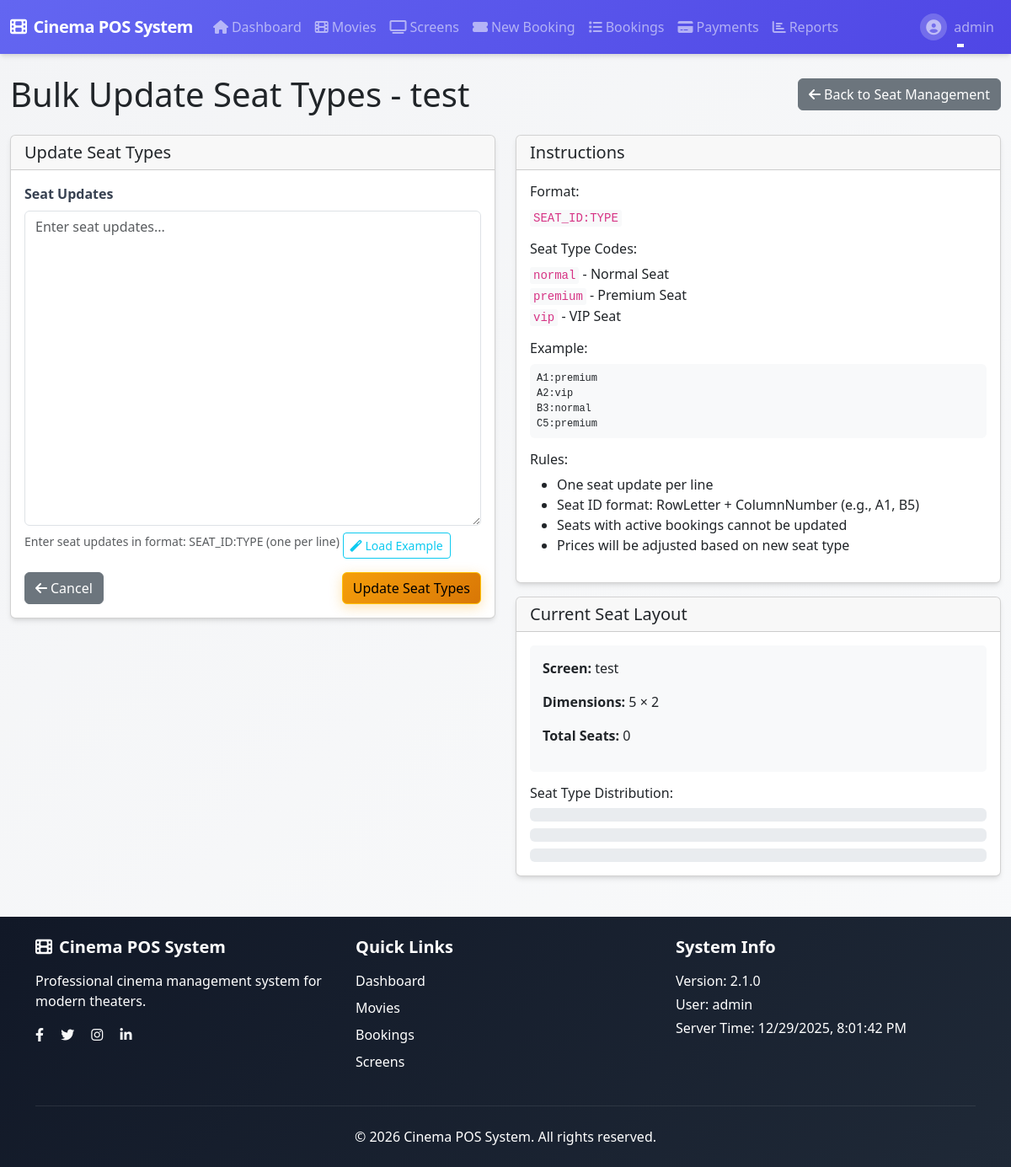
Page /screens/3/seats/bulk-update-types (signed in) on the committed database.
### app/auth/models.py (models this page shows, shortened)
class User(UserMixin, db.Model):
    id = db.Column(db.Integer, primary_key=True)
    username = db.Column(db.String(64), index=True, unique=True, nullable=False,
                       comment="Unique username for login")
    email = db.Column(db.String(120), index=True, unique=True, nullable=False,
                      comment="Unique email address")
    password_hash = db.Column(db.String(128), nullable=False,
                            comment="Hashed password")
    role = db.Column(db.Enum('admin', 'cashier', name='user_roles'), default='cashier', nullable=False,
                    comment="Primary user role for permissions (for shared accounts, this is the default role)")
    assigned_roles = db.Column(db.Text, nullable=True,
                             comment="JSON array of assigned roles for shared accounts (e.g., ['admin', 'cashier'])")
    is_shared_account = db.Column(db.Boolean, default=False, nullable=False,
                                comment="Whether this is a shared account that can be used by multiple roles")
    last_login = db.Column(db.DateTime, default=None,
                         comment="Timestamp of last login")
    is_active = db.Column(db.Boolean, default=True, nullable=False,
                        comment="Whether user account is active")
    created_at = db.Column(db.DateTime, default=datetime.utcnow, nullable=False,
                          comment="Account creation timestamp")
    created_by = db.Column(db.Integer, db.ForeignKey('user.id'), default=None,
                         comment="ID of user who created this account")
    updated_at = db.Column(db.DateTime, default=datetime.utcnow, onupdate=datetime.utcnow,
                          comment="Last update timestamp")
    updated_by = db.Column(db.Integer, db.ForeignKey('user.id'), default=None,
                         comment="ID of user who last updated this account")
    bookings = db.relationship('Booking', backref='user', lazy=True)
    __table_args__ = (
        db.CheckConstraint('length(username) >= 3', name='check_username_length'),
        db.CheckConstraint('length(email) >= 5', name='check_email_length'),
        db.CheckConstraint("email ~* '^[A-Za-z0-9._%+-]+@[A-Za-z0-9.-]+\\.[A-Za-z]{2,}$'", name='check_email_format'),
        db.CheckConstraint("username ~* '^[a-zA-Z0-9_]+$'", name='check_username_format'),
        db.CheckConstraint("role IN ('admin', 'cashier')", name='check_role_values'),
        db.Index('idx_user_email_active', 'email', 'is_active'),
        db.Index('idx_user_username_active', 'username', 'is_active'),
    )
    def is_admin(self):
        from flask import session
        current_role = session.get('current_role')
        if current_role:
            return current_role == 'admin'
        return self.role == 'admin'

### app/screens/models.py (models this page shows, shortened)
class Screen(db.Model):
    id = db.Column(db.Integer, primary_key=True)
    name = db.Column(db.String(50), nullable=False)
    total_rows = db.Column(db.Integer, nullable=False)
    total_columns = db.Column(db.Integer, nullable=False)
    seats = db.relationship('Seat', backref='screen', lazy=True)
    shows = db.relationship('Show', backref='screen', lazy=True)
    def get_seat_count_by_type(self):
        from app.database import db
        normal_count = db.session.query(Seat).filter(
            Seat.screen_id == self.id,
            Seat.type == 'normal'
        ).count()
        premium_count = db.session.query(Seat).filter(
            Seat.screen_id == self.id,
            Seat.type == 'premium'
        ).count()
        vip_count = db.session.query(Seat).filter(
            Seat.screen_id == self.id,
            Seat.type == 'vip'
        ).count()
        return {
            'normal': normal_count,
            'premium': premium_count,
            'vip': vip_count,
            'total': normal_count + premium_count + vip_count
        }

### app/screens/routes.py (the view, shortened to what this page needs)
@bp.route('/<int:screen_id>/seats/bulk-update-types', methods=['GET', 'POST'])
@login_required
@admin_required
def bulk_update_seat_types(screen_id):
    screen = Screen.query.get_or_404(screen_id)
    form = BulkUpdateSeatTypesForm()
    form.screen_id.data = screen_id
    return render_template('screens/bulk_update_types.html',
                          title=f'Bulk Update Seat Types - {screen.name}',
                          form=form,
                          screen=screen)

### app/screens/forms.py
class BulkUpdateSeatTypesForm(FlaskForm):
    screen_id = HiddenField('Screen ID', validators=[DataRequired()])
    seat_updates = TextAreaField('Seat Updates', validators=[DataRequired()],
                                description='Enter seat updates in format: SEAT_ID:TYPE (one per line, e.g., A1:premium, B5:vip)')
    submit = SubmitField('Update Seat Types')

### app/__init__.py (called while the page is built)
@login_manager.user_loader
def load_user(user_id):
    from app.auth.models import User
    return User.query.get(int(user_id))

### templates/screens/bulk_update_types.html (shortened to what this page needs)
{% extends "base.html" %}
{% block content %}
<div class="row">
    <div class="col-12">
        <div class="d-flex justify-content-between align-items-center mb-4">
            <h1 class="mb-0">Bulk Update Seat Types - {{ screen.name }}</h1>
            <a href="{{ url_for('screens.manage_seats', screen_id=screen.id) }}" class="btn btn-secondary">
                <i class="fas fa-arrow-left me-1"></i>Back to Seat Management
            </a>
        </div>
        <div class="row">
            <div class="col-md-6">
                <div class="card">
                    <div class="card-header">
                        <h5 class="mb-0">Update Seat Types</h5>
                    </div>
                    <div class="card-body">
                        <form method="POST" action="{{ url_for('screens.bulk_update_seat_types', screen_id=screen.id) }}">
                            <div class="mb-3">
                                {{ form.seat_updates.label(class="form-label") }}
                                {{ form.seat_updates(class="form-control", rows="15", placeholder="Enter seat updates...") }}
                                <small class="form-text text-muted">
                                    Enter seat updates in format: SEAT_ID:TYPE (one per line)
                                </small>
                            </div>
                            <div class="d-flex justify-content-between">
                                <a href="{{ url_for('screens.manage_seats', screen_id=screen.id) }}" class="btn btn-secondary">
                                    <i class="fas fa-arrow-left me-1"></i>Cancel
                                </a>
                                {{ form.submit(class="btn btn-warning") }}
                            </div>
                        </form>
                    </div>
                </div>
            </div>
            <div class="col-md-6">
                <div class="card">
                    <div class="card-header">
                        <h5 class="mb-0">Instructions</h5>
                    </div>
                    <div class="card-body">
                        <div class="instructions">
                            <h6>Format:</h6>
                            <code>SEAT_ID:TYPE</code>
                            <h6 class="mt-3">Seat Type Codes:</h6>
                            <ul class="list-unstyled">
                                <li><code>normal</code> - Normal Seat</li>
                                <li><code>premium</code> - Premium Seat</li>
                                <li><code>vip</code> - VIP Seat</li>
                            </ul>
                            <h6 class="mt-3">Example:</h6>
                            <pre class="bg-light p-2 rounded">A1:premium
A2:vip
B3:normal
C5:premium</pre>
                            <h6 class="mt-3">Rules:</h6>
                            <ul>
                                <li>One seat update per line</li>
                                <li>Seat ID format: RowLetter + ColumnNumber (e.g., A1, B5)</li>
                                <li>Seats with active bookings cannot be updated</li>
                                <li>Prices will be adjusted based on new seat type</li>
                            </ul>
                        </div>
                    </div>
                </div>
                <div class="card mt-3">
                    <div class="card-header">
                        <h5 class="mb-0">Current Seat Layout</h5>
                    </div>
                    <div class="card-body">
                        <div class="screen-info">
                            <p><strong>Screen:</strong> {{ screen.name }}</p>
                            <p><strong>Dimensions:</strong> {{ screen.total_rows }} × {{ screen.total_columns }}</p>
                            <p><strong>Total Seats:</strong> {{ screen.seats|length }}</p>
                        </div>
                        <div class="mt-3">
                            <h6>Seat Type Distribution:</h6>
                            {% set seat_counts = screen.get_seat_count_by_type() %}
                            <div class="progress mb-2">
                            </div>
                            <div class="progress mb-2">
                            </div>
                            <div class="progress">
                            </div>
                        </div>
                    </div>
                </div>
            </div>
        </div>
    </div>
</div>
{% endblock %}

### templates/base.html (shortened to what this page needs)
<!DOCTYPE html>
<html lang="en">
<head>
    <link rel="stylesheet" href="{{ url_for('static', filename='css/style.css') }}">
    <link href="https://cdn.jsdelivr.net/npm/bootstrap@5.3.0/dist/css/bootstrap.min.css" rel="stylesheet">
    <link rel="stylesheet" href="https://cdnjs.cloudflare.com/ajax/libs/font-awesome/6.4.0/css/all.min.css">
    <link rel="stylesheet" href="https://cdnjs.cloudflare.com/ajax/libs/animate.css/4.1.1/animate.min.css">
</head>
<body>
    <header>
        <nav class="navbar navbar-expand-lg navbar-dark bg-gradient-primary">
            <div class="container-fluid">
                <a class="navbar-brand fw-bold" href="{{ url_for('index') }}">
                    <i class="fas fa-film me-2"></i>{{ app_name }}
                </a>
                <div class="collapse navbar-collapse" id="navbarNav">
                    {% if current_user.is_authenticated %}
                    <ul class="navbar-nav me-auto">
                        <li class="nav-item">
                            <a class="nav-link" href="{{ url_for('index') }}">
                                <i class="fas fa-home me-1"></i>Dashboard
                            </a>
                        </li>
                        <li class="nav-item">
                            <a class="nav-link" href="{{ url_for('movies.index') }}">
                                <i class="fas fa-film me-1"></i>Movies
                            </a>
                        </li>
                        <li class="nav-item">
                            <a class="nav-link" href="{{ url_for('screens.index') }}">
                                <i class="fas fa-tv me-1"></i>Screens
                            </a>
                        </li>
                        <li class="nav-item">
                            <a class="nav-link" href="{{ url_for('bookings.new') }}">
                                <i class="fas fa-ticket-alt me-1"></i>New Booking
                            </a>
                        </li>
                        <li class="nav-item">
                            <a class="nav-link" href="{{ url_for('bookings.index') }}">
                                <i class="fas fa-list me-1"></i>Bookings
                            </a>
                        </li>
                        <li class="nav-item">
                            <a class="nav-link" href="{{ url_for('payments.index') }}">
                                <i class="fas fa-credit-card me-1"></i>Payments
                            </a>
                        </li>
                        {% if current_user.role == 'admin' %}
                        <li class="nav-item">
                            <a class="nav-link" href="{{ url_for('reports.index') }}">
                                <i class="fas fa-chart-bar me-1"></i>Reports
                            </a>
                        </li>
                        {% endif %}
                    </ul>
                    {% endif %}
                    <ul class="navbar-nav">
                        {% if current_user.is_authenticated %}
                        <li class="nav-item dropdown">
                            <a class="nav-link dropdown-toggle d-flex align-items-center" href="#" id="navbarDropdown" role="button" data-bs-toggle="dropdown">
                                <div class="user-avatar me-2">
                                    <i class="fas fa-user-circle"></i>
                                </div>
                                {{ current_user.username }}
                            </a>
                        </li>
                        {% else %}
                        <li class="nav-item">
                            <a class="nav-link" href="{{ url_for('auth.login') }}">Login</a>
                        </li>
                        {% endif %}
                    </ul>
                </div>
            </div>
        </nav>
    </header>
    <main class="container-fluid mt-4">
        {% block content %}{% endblock %}
    </main>
    {% include 'validation/feedback.html' %}
    <footer class="bg-dark text-light mt-5">
        <div class="container py-4">
            <div class="row">
                <div class="col-md-4 mb-4 mb-md-0">
                    <h5 class="mb-3"><i class="fas fa-film me-2"></i>{{ app_name }}</h5>
                    <p class="text-white">Professional cinema management system for modern theaters.</p>
                    <div class="social-links">
                        <a href="#" class="text-light me-3"><i class="fab fa-facebook-f"></i></a>
                        <a href="#" class="text-light me-3"><i class="fab fa-twitter"></i></a>
                        <a href="#" class="text-light me-3"><i class="fab fa-instagram"></i></a>
                        <a href="#" class="text-light"><i class="fab fa-linkedin-in"></i></a>
                    </div>
                </div>
                <div class="col-md-4 mb-4 mb-md-0">
                    <h5 class="mb-3">Quick Links</h5>
                    <ul class="list-unstyled">
                        <li class="mb-2"><a href="{{ url_for('index') }}" class="text-white text-decoration-none">Dashboard</a></li>
                        <li class="mb-2"><a href="{{ url_for('movies.index') }}" class="text-white text-decoration-none">Movies</a></li>
                        <li class="mb-2"><a href="{{ url_for('bookings.new') }}" class="text-white text-decoration-none">Bookings</a></li>
                        <li class="mb-2"><a href="{{ url_for('screens.index') }}" class="text-white text-decoration-none">Screens</a></li>
                    </ul>
                </div>
                <div class="col-md-4">
                    <h5 class="mb-3">System Info</h5>
                    <p class="text-white mb-1">Version: {{ version }}</p>
                    <p class="text-white mb-1">User: {% if current_user.is_authenticated %}{{ current_user.username }}{% else %}Guest{% endif %}</p>
                    <p class="text-white mb-0">Server Time: <span id="serverTime"></span></p>
                </div>
            </div>
            <hr class="border-secondary my-4">
            <div class="text-center">
                <p class="mb-0 text-white">&copy; 2026 {{ app_name }}. All rights reserved.</p>
            </div>
        </div>
    </footer>
</body>
</html>

### templates/screens/bulk_update_types.html (style rules this page uses)
.instructions code { background-color: #f8f9fa; padding: 2px 4px; border-radius: 3px; }
.instructions pre { font-size: 12px; margin-bottom: 10px; }
.screen-info { background-color: #f8f9fa; padding: 15px; border-radius: 5px; }

### rows in the picture
User: username "admin"
Screen: name "test", total_rows "5", total_columns "2"

### other values in the picture
{{ app_name }} "Cinema POS System"
{{ screen.seats|length }} "0"
{{ version }} "2.1.0"
